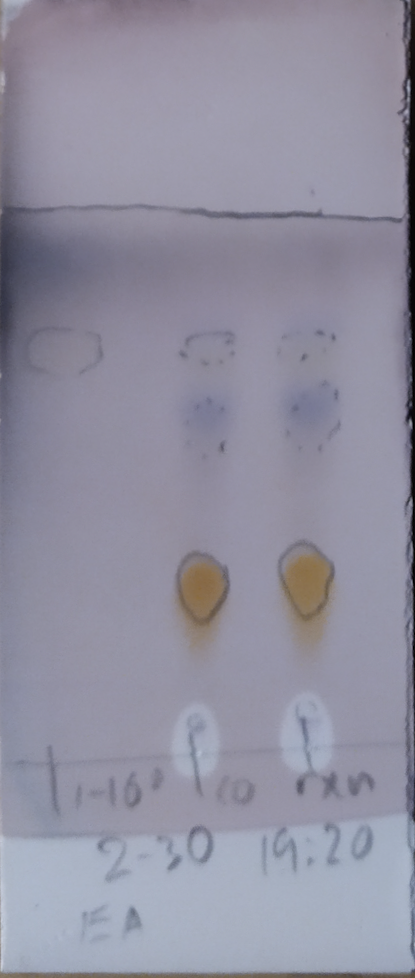
#> input picture dataset/001.png, 415 x 978 px; its folder holds 4 pictures in this run
$ python gradient.py   (older library calls are emulated)
#> lines starting #> are read from the running program, lines starting #| are printed output that depends on the picture; pictures that were not available may be replaced by others from this repository, and a replacement may not be noted
import cv2
import os
import numpy as np
from matplotlib import pyplot as plt

root = 'G:\\PC_files\\ANU\\22S2\\COMP8715\\techlauncher\\opencv_method\\'

def scharr(img):
    scharrx = cv2.Scharr(img, cv2.CV_64F, 1, 0)
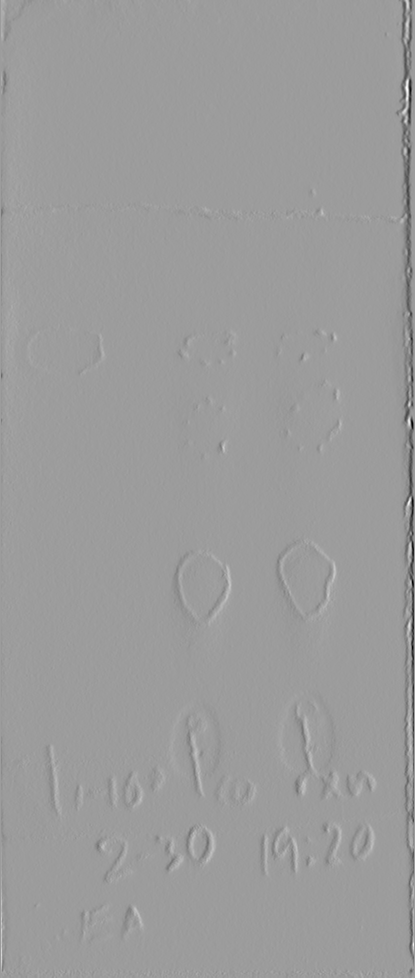
#> scharrx: shape (978, 415) float64; min -2172, max 1373, mean -6.9; drawn with min black and max white
    scharrx = cv2.convertScaleAbs(scharrx)
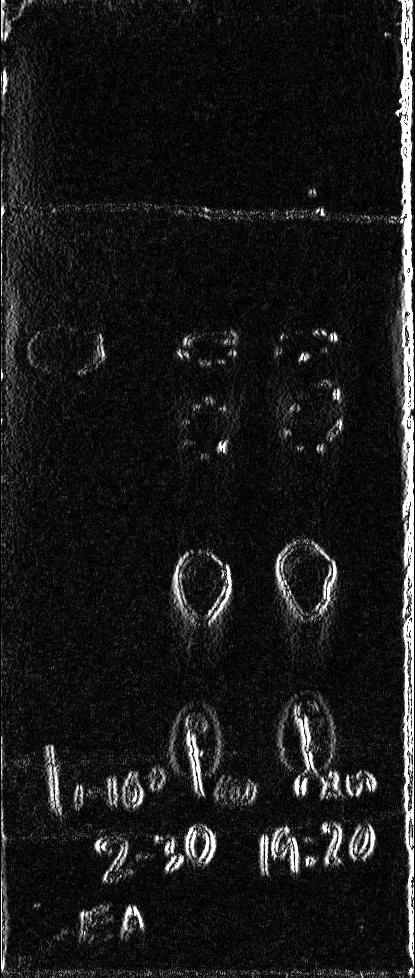
#> scharrx: shape (978, 415); min 0, max 255, mean 25.1
    scharry = cv2.Scharr(img, cv2.CV_64F, 0, 1)
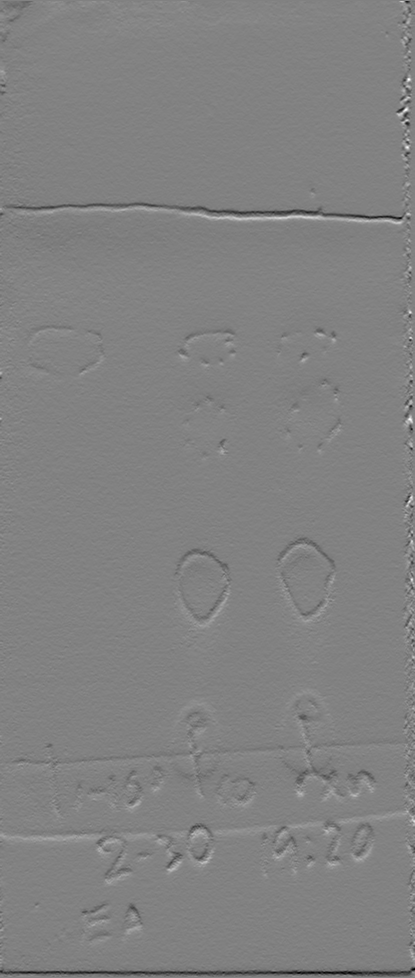
#> scharry: shape (978, 415) float64; min -934, max 901, mean -1; drawn with min black and max white
    scharry = cv2.convertScaleAbs(scharry)
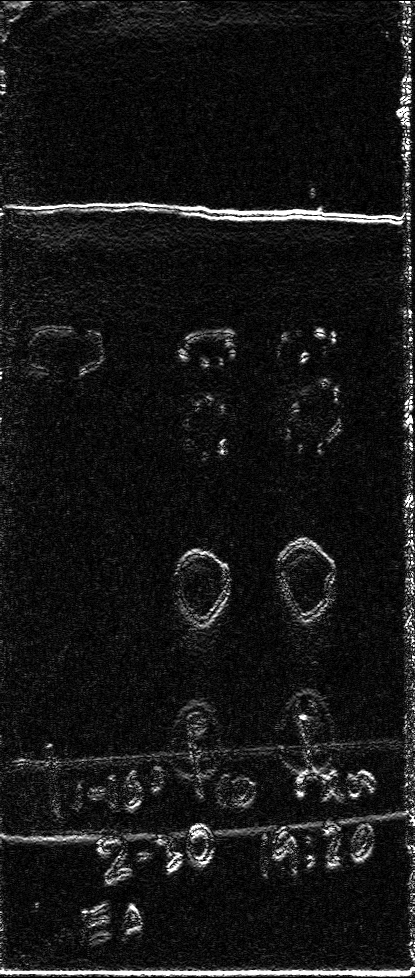
#> scharry: shape (978, 415); min 0, max 255, mean 22.4
    scharr = cv2.addWeighted(scharrx, 0.5, scharry, 0.5, 0)
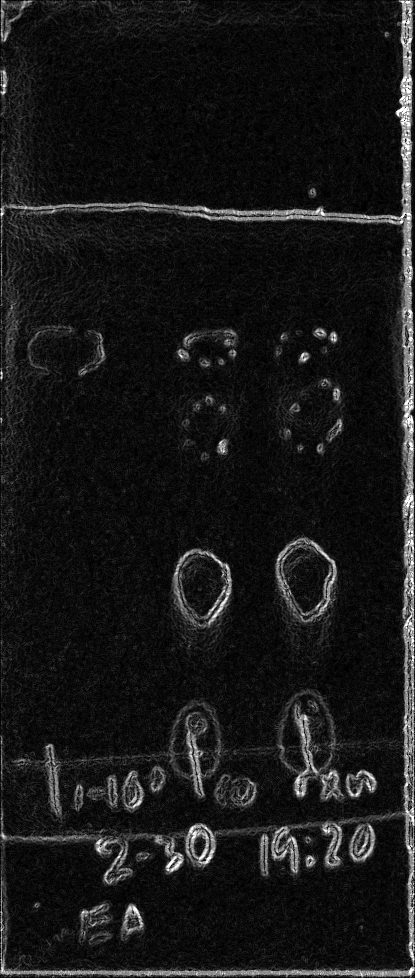
#> scharr: shape (978, 415); min 0, max 255, mean 23.8
    return scharr

def print_hist(img):
    h, w = img.shape[:2]
    flaten = img.reshape([h * w, ])
    hist, bin, patch = plt.hist(flaten, 256)
    plt.xlabel("gray")
    plt.ylabel("pixels")
    plt.axis([0, 255, 0, np.max(hist)])
    plt.show()


filename = os.listdir(root)
for file in filename:
    img = cv2.imread("./dataset/" + file, 0)
    # print_hist(img)
    # cv2.imshow('result', scharr(img))
    # cv2.waitKey(0)
    cv2.imwrite("./gradient_output/"+file, scharr(img))

$ run again, on dataset/005.png
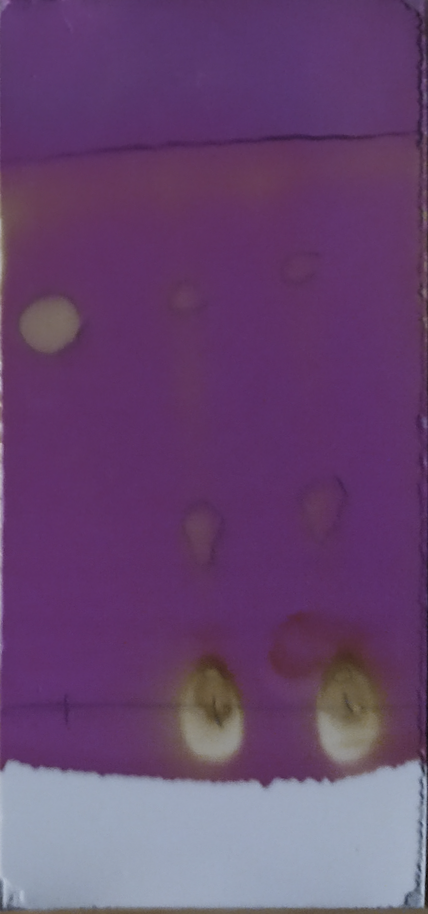
#> input picture dataset/005.png, 428 x 914 px
#> in scharr, `scharry = cv2.Scharr(img, cv2.CV_64F, 0, 1)`:
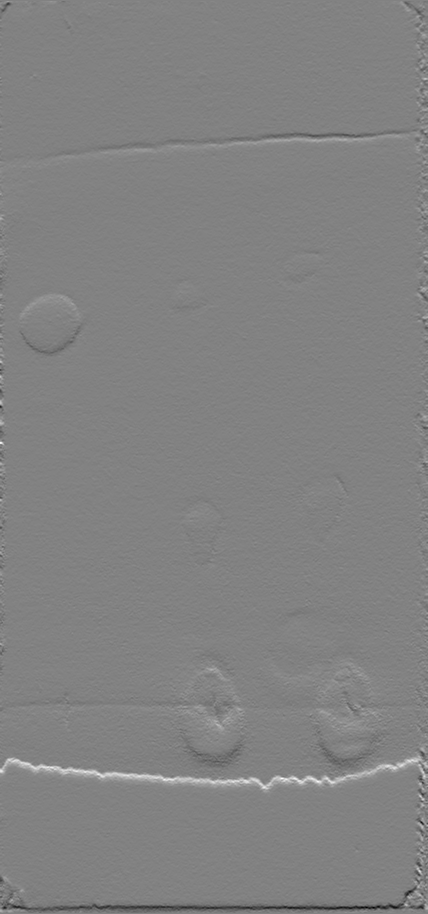
#> scharry: shape (914, 428) float64; min -961, max 923, mean 0.7; drawn with min black and max white
#> in scharr, `scharr = cv2.addWeighted(scharrx, 0.5, scharry, 0.5, 0)`:
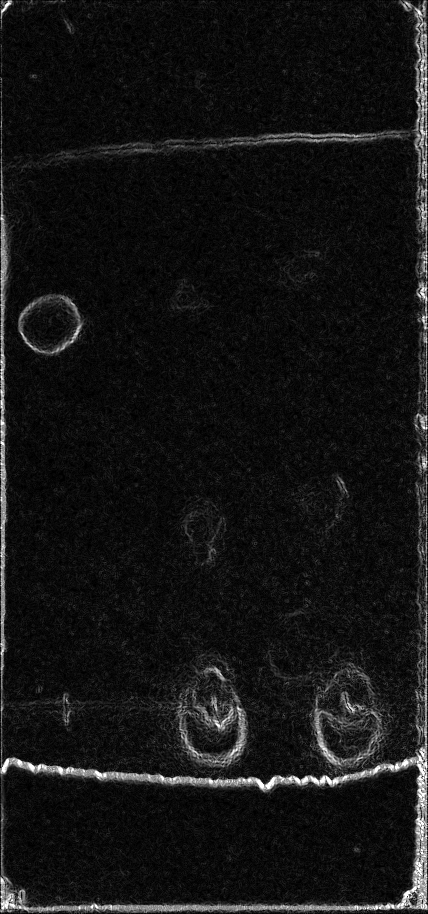
#> scharr: shape (914, 428); min 0, max 255, mean 20.2

$ run again, on dataset/006.png
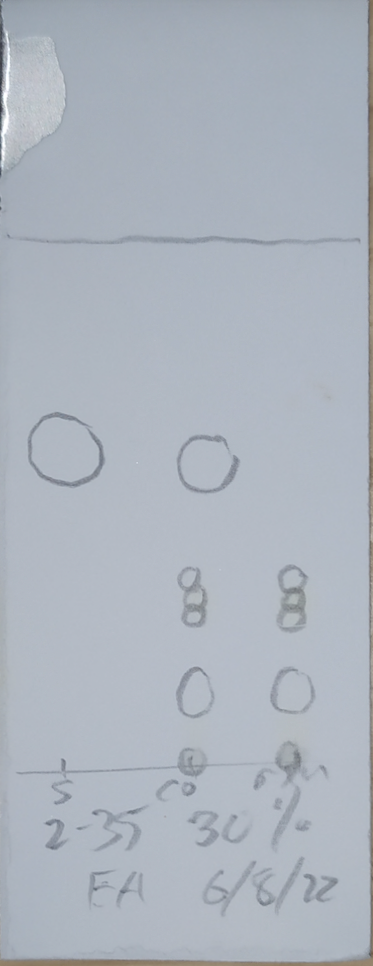
#> input picture dataset/006.png, 373 x 966 px
#> in scharr, `scharry = cv2.Scharr(img, cv2.CV_64F, 0, 1)`:
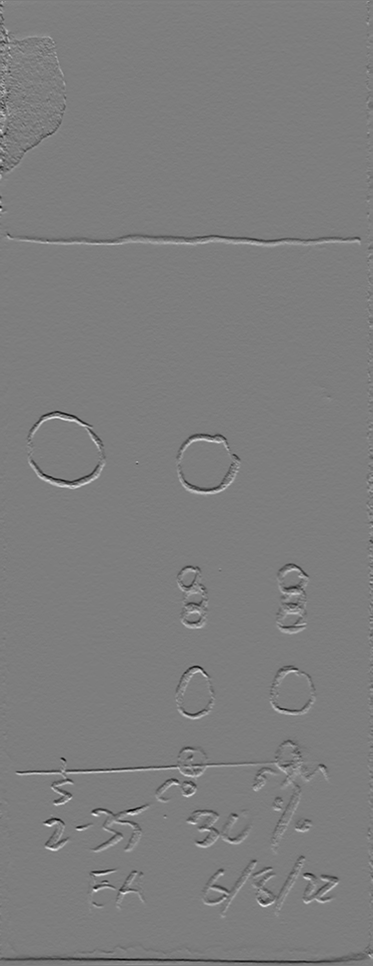
#> scharry: shape (966, 373) float64; min -1037, max 1066, mean -0.9; drawn with min black and max white
#> in scharr, `scharr = cv2.addWeighted(scharrx, 0.5, scharry, 0.5, 0)`:
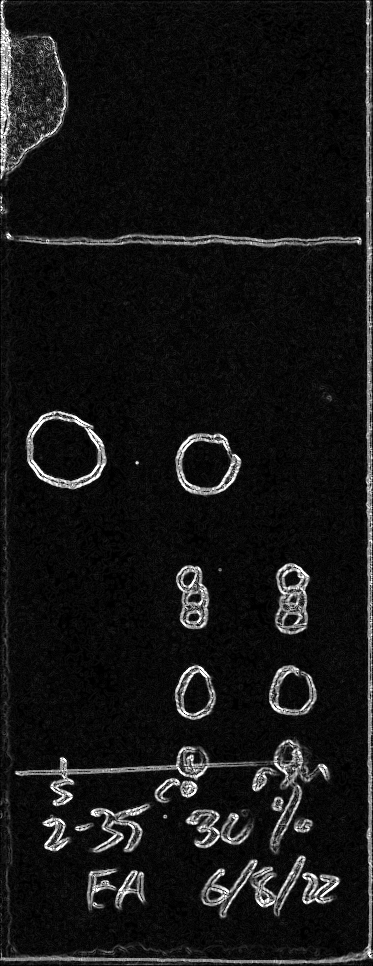
#> scharr: shape (966, 373); min 0, max 255, mean 21.7

$ run again, on dataset/007.png
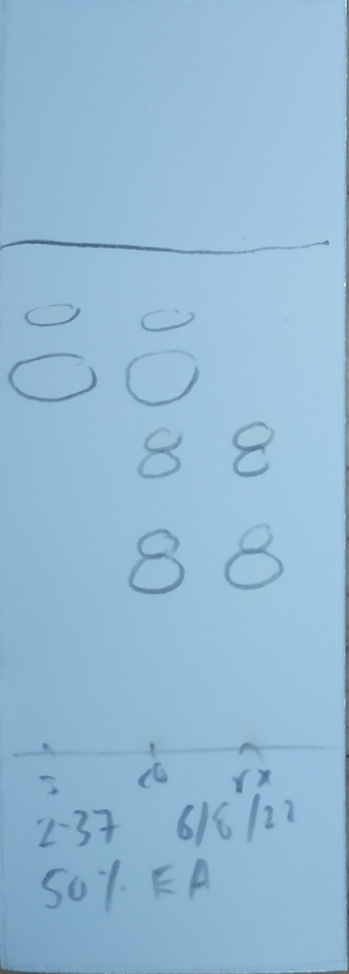
#> input picture dataset/007.png, 349 x 974 px
#> in scharr, `scharry = cv2.Scharr(img, cv2.CV_64F, 0, 1)`:
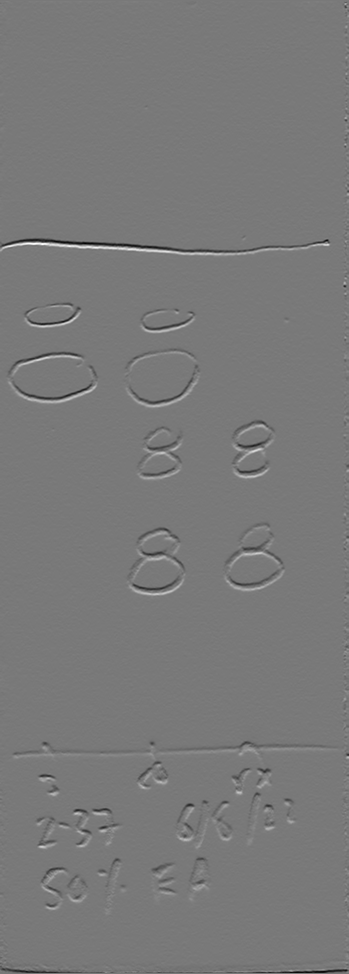
#> scharry: shape (974, 349) float64; min -1257, max 1380, mean -1.5; drawn with min black and max white
#> in scharr, `scharr = cv2.addWeighted(scharrx, 0.5, scharry, 0.5, 0)`:
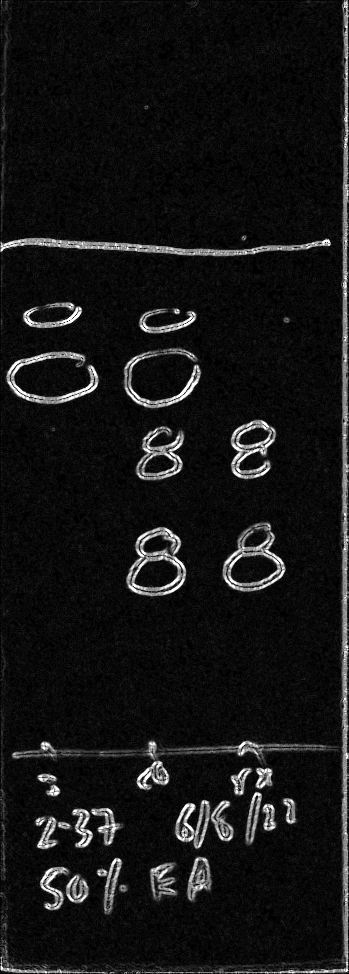
#> scharr: shape (974, 349); min 0, max 255, mean 20.9
